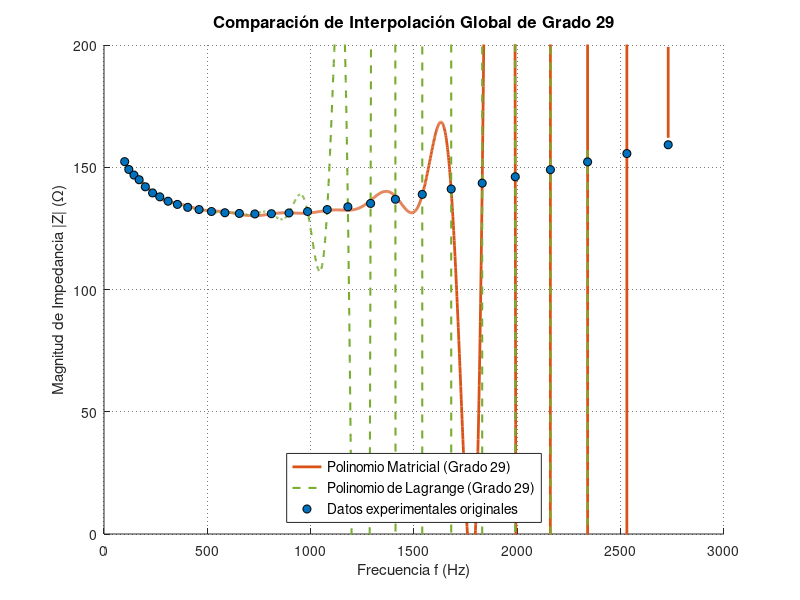

Reproduce this figure in MATLAB.
clear; clc; close all;

%% 1. Vectores de Datos Originales (30 puntos)
f = [100, 120, 145, 170, 200, 235, 270, 310, 355, 405, ...
     460, 520, 585, 655, 730, 810, 895, 985, 1080, 1180, ...
     1290, 1410, 1540, 1680, 1830, 1990, 2160, 2340, 2530, 2730];

Z_mag = [152.3, 149.1, 146.8, 144.9, 142.0, 139.5, 137.9, 136.1, 134.8, 133.6, ...
         132.7, 131.9, 131.4, 131.1, 130.9, 131.0, 131.3, 131.9, 132.7, 133.8, ...
         135.2, 136.9, 138.9, 141.1, 143.5, 146.1, 149.0, 152.2, 155.6, 159.2];

n = length(f); % Número de puntos (30)
grado = n - 1; % Grado del polinomio exacto (29)

% Malla fina para evaluar y graficar el comportamiento continuo
f_fina = linspace(min(f), max(f), 2000);

%% =======================================================================
%% METODO 1: MÉTODO MATRICIAL (VANDERMONDE)
%% =======================================================================
% Construcción de la matriz de Vandermonde manual V*c = Z
V = zeros(n, n);
for i = 1:n
    for j = 1:n
        V(i, j) = f(i)^(j-1); 
    end
end

% Advertencia sobre el mal condicionamiento numérico de Vandermonde
cond_V = cond(V);
fprintf('--- Análisis de la Matriz de Vandermonde ---\n');
fprintf('Número de condición de la matriz V: %e\n', cond_V);
if cond_V > 1e12
    fprintf('AVISO: La matriz está extremadamente mal condicionada.\n');
    fprintf('Los coeficientes calculados pueden perder precisión por redondeo.\n\n');
end

% Resolver el sistema de ecuaciones para obtener los coeficientes [c_0, c_1, ..., c_29]
coef_matricial = V \ Z_mag'; 

% Evaluar el polinomio matricial en la malla fina usando el método de Horner
Z_matricial = zeros(size(f_fina));
for i = 1:length(f_fina)
    val = 0;
    for j = n:-1:1
        val = val * f_fina(i) + coef_matricial(j);
    end
    Z_matricial(i) = val;
end

%% =======================================================================
%% METODO 2: INTERPOLACIÓN DE LAGRANGE
%% =======================================================================
Z_lagrange = zeros(size(f_fina));

% Implementación algorítmica de los polinomios base de Lagrange
for k = 1:length(f_fina)
    suma_lagrange = 0;
    for i = 1:n
        % Calcular el polinomio productor L_i(f)
        L_i = 1;
        for j = 1:n
            if j ~= i
                L_i = L_i * (f_fina(k) - f(j)) / (f(i) - f(j));
            end
        end
        suma_lagrange = suma_lagrange + Z_mag(i) * L_i;
    end
    Z_lagrange(k) = suma_lagrange;
end

%% =======================================================================
%% 3. VISUALIZACIÓN Y COMPARACIÓN DE RESULTADOS
%% =======================================================================
figure('Color', [1 1 1], 'Position', [100, 100, 850, 500]);
hold on;

% Graficar comportamiento del polinomio por Método Matricial
plot(f_fina, Z_matricial, 'LineWidth', 2, 'Color', [0.8500 0.3250 0.0980], ...
     'DisplayName', sprintf('Polinomio Matricial (Grado %d)', grado));

% Graficar comportamiento por Interpolación de Lagrange
plot(f_fina, Z_lagrange, 'LineStyle', '--', 'LineWidth', 1.5, 'Color', [0.4660 0.6740 0.1880], ...
     'DisplayName', sprintf('Polinomio de Lagrange (Grado %d)', grado));

% Mostrar los puntos de control originales del experimento
plot(f, Z_mag, 'o', 'MarkerFaceColor', [0 0.4470 0.7410], 'MarkerEdgeColor', 'k', ...
     'MarkerSize', 6, 'DisplayName', 'Datos experimentales originales');

title(sprintf('Comparación de Interpolación Global de Grado %d', grado), 'FontSize', 12);
xlabel('Frecuencia f (Hz)', 'FontSize', 11);
ylabel('Magnitud de Impedancia |Z| (\Omega)', 'FontSize', 11);

grid on;
set(gca, 'GridLineStyle', ':', 'GridAlpha', 0.6);
legend('Location', 'south', 'FontSize', 10);
ylim([0, 200]); % Ajustado para visualizar posibles oscilaciones descontroladas
hold off;
